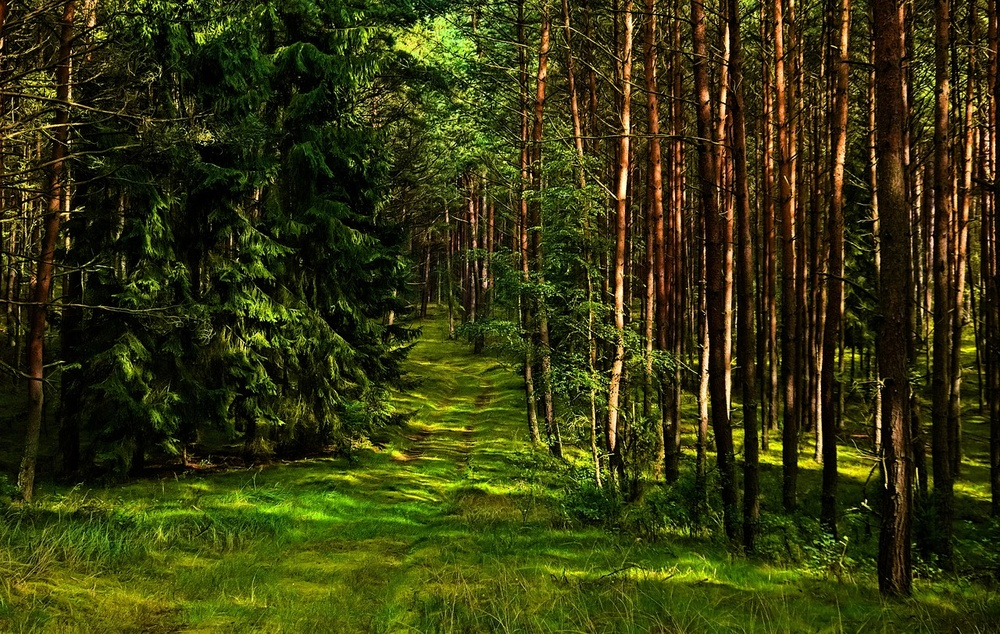
#> input picture Algorytmy_eksploracji_danych/data/las.jpg, 1000 x 634 px, shrunk from 1280 x 811 before the run
$ jupyter execute --allow-errors lab3.ipynb   (shell and % lines are left out)
#> lines starting #> are read from the running program, lines starting #| are printed output that depends on the picture
[cell 1]
import numpy as np
from PIL import Image
import matplotlib.pyplot as plt

A = np.array([[1,2,3,4],[5,6,7,8],[9,10,11,12],[13,14,15,16]])
print(A)
print()
print(A[:2,:2])

img = Image.open("data/las.jpg")
#> img is the input picture: PIL image 1000x634 RGB; mean R, G, B 54.2, 56.9, 16.8
img_gray = img.convert('L')
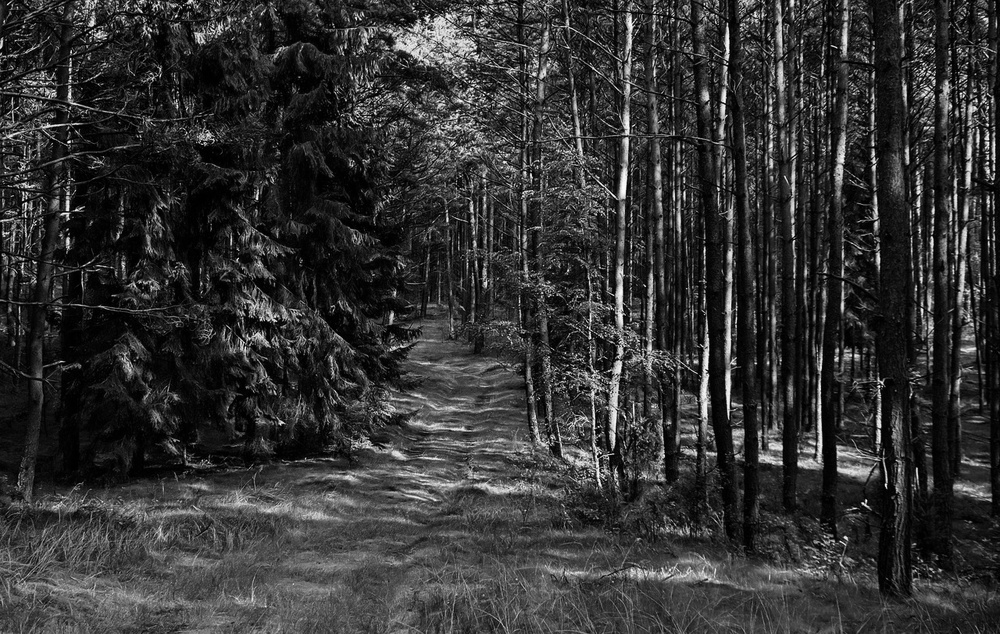
#> img_gray: PIL image 1000x634 L; min 0, max 252, mean 51.5
plt.imshow(img_gray, cmap='gray')
plt.axis('off')
plt.title('Obraz w skali szarości')
plt.show()

[cell 2]
matrix_gray = np.array(img_gray)
print(matrix_gray.shape)
#| (634, 1000)

U, E, V_t = np.linalg.svd(matrix_gray)
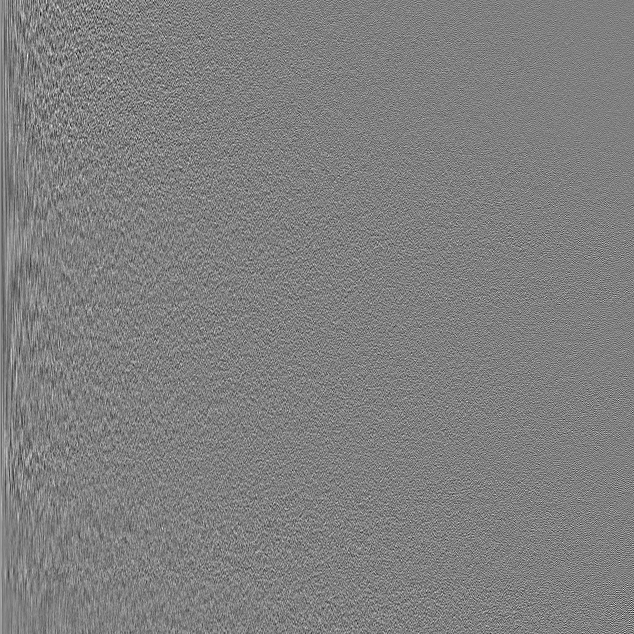
#> U: shape (634, 634) float64; min -0.236, max 0.234, mean 4.6e-05; drawn with min black and max white
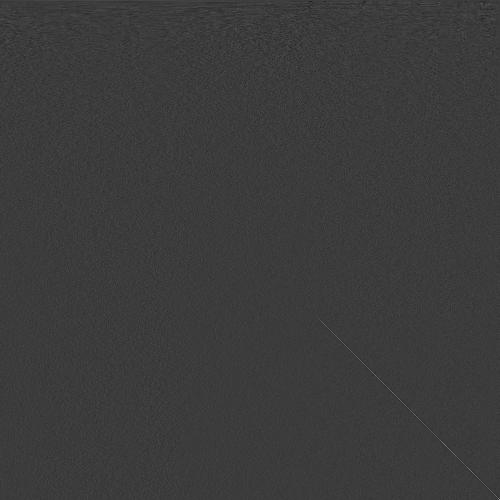
#> V_t: shape (1000, 1000) float64 (shown at 1/2 size); min -0.243, max 0.789, mean 4.57e-05; drawn with min black and max white
#> E = 634 values, max 43412.8 at index 0, min 80.37 at index 633, mean 894.7
r = 100
compressed_img = np.matrix(U[:,:r])*np.diag(E[:r])*np.matrix(V_t[:r,:])
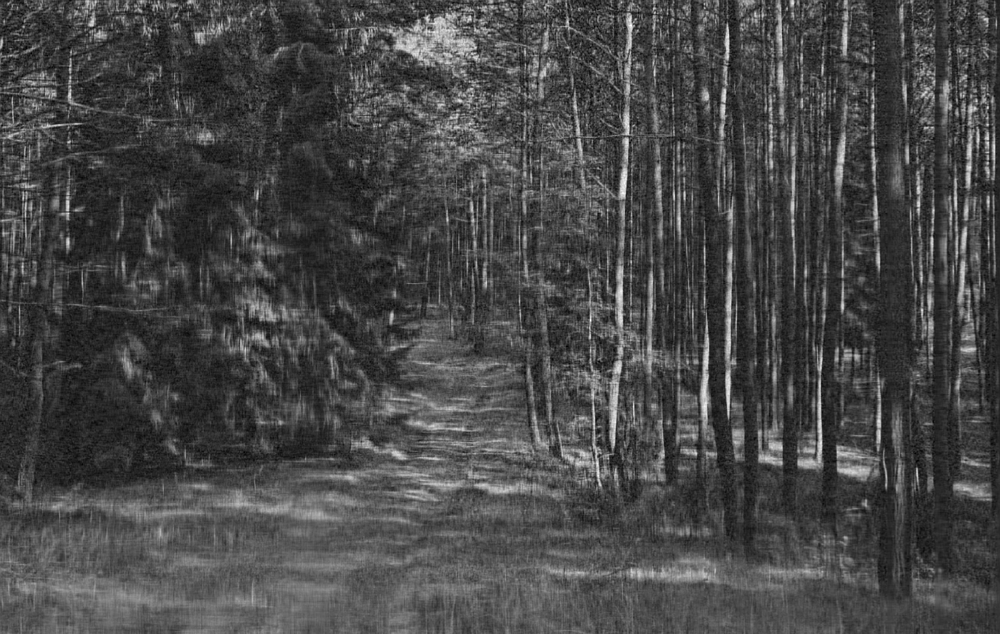
#> compressed_img: shape (634, 1000) float64; min -40.73, max 286.8, mean 51.5; drawn with min black and max white
plt.imshow(compressed_img, cmap='gray')
plt.axis('off')
plt.title("Obraz po kompresji")
plt.show()
